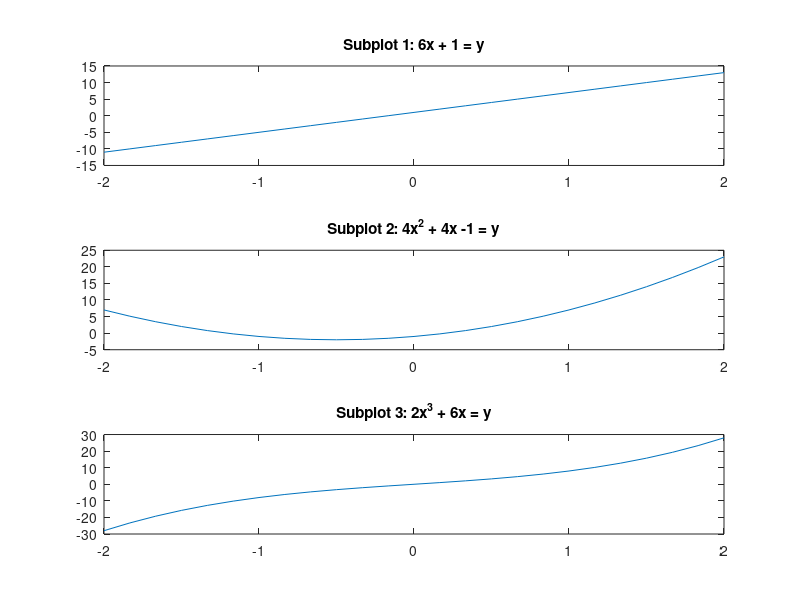

MATLAB code for this plot:
% vykreslete do jednoho okna tyto polynomy
% 6x + 1 = y
% 4x^2 + 4x -1 = y
% 2x^3 + 6x = y

clear;
clc;
clf;

p1 = [0, 0, 6, 1];
p2 = [0, 4, 4, -1];
p3 = [2, 0, 6, 0];

p = [p1;p2;p3];

x = linspace(-2,2,25);

for i = 1:3
    y = polyval(p(i,:),x);
    yf(i,:) = y;
end

subplot(3,1,1);
plot(x,yf(1,:));
title("Subplot 1: 6x + 1 = y");

subplot(3,1,2);
plot(x,yf(2,:));
title("Subplot 2: 4x^2 + 4x -1 = y");

subplot(3,1,3);
plot(x,yf(3,:));
title("Subplot 3: 2x^3 + 6x = y");